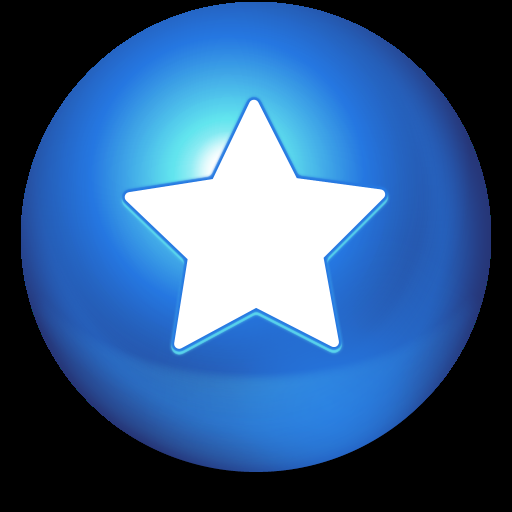
#> input picture images/ball-transparent.png, 512 x 512 px, found by its file name; its folder holds only this picture in this run
$ python image_to_bw.py
#> lines starting #> are read from the running program, lines starting #| are printed output that depends on the picture; after the words box and inside, x2 and y2 are one past the last pixel; in counts of white or black regions, pixels touching at a corner belong together
##############
## PREAMBLE ##
##############

import os
import cv2
import numpy as np
import pandas as pd
from sklearn.cluster import KMeans

# NOTE: Place all images to be processed in a directory
# called "images" within the source directory
input_img_path = f'{os.path.dirname(os.path.realpath(__file__))}\\images'

# Create output directory for processed images if it doesn't already exist
output_img_path = f'{input_img_path}\\output'
if not os.path.isdir(output_img_path):
    os.mkdir(output_img_path)

# Description of various algorithms:
# 1: Using a manual threshold value on the RGB average
# 2: Kmeans Clustering using RGB columns
# 3: Kmeans Clustering using RGB average
# 4: Kmeans Clustering using RGB average and stdev
# NOTE: Edit list to control which algorithms to run
algorithm_list = [1,2,3,4]

threshold_algorithm_one = 200


##################
## MAIN PROGRAM ##
##################

# Add the files in the image directory to a list
file_list = []
[ file_list.append(files) for root,folders,files in os.walk(input_img_path)]

# Main Loop (cycle through input folder for files)
for input_img in file_list[0]:

    # Store image as array
    full_path = f'{input_img_path}\\{input_img}'
    img = cv2.imread(full_path)
#> img is the input picture: shape (512, 512, 3); mean B, G, R 139.2, 92.7, 54

    # Extract image shape as height, width, and depth
    height = img.shape[0]
#> height = 512
    width = img.shape[1]
#> width = 512
    depth = img.shape[2]
#> depth = 3

    # Reshape array with pixels in single row with rgb values as columns
    img = img.reshape( height * width, depth )

    # Loop through each algorithm
    for algorithm in algorithm_list:

        # Convert array to DataFrame and add calculated columns
        df = pd.DataFrame(img,columns=['R','G','B'])
        df['calc'] = df[['R','G','B']].mean(axis=1)
        df['calc2'] = df[['R','G','B']].std(axis=1)

        if algorithm == 1 or algorithm == 3:
            df = pd.DataFrame(df['calc'])

        if algorithm == 1:
            df['result'] = (df['calc'] > threshold_algorithm_one).astype(int)
            algorithm_results = pd.array(df['result'])

        if algorithm == 4:
            df = pd.DataFrame(df[['calc','calc2']])

        if algorithm != 1:
            # Execute K-Means Clustering Algorithm
            model_obj = KMeans(n_clusters=2)
            model_obj.fit(df)

            # Assign variable for the algorithm results
            algorithm_results = model_obj.labels_

        # Color list for setting and inverting output colors
        color = [[255,0], [0,255]]

        # Loop through twice to create two files with inverted colors
        for x in range(0,2):

            # Rebuild image as black and white based off results
            img_results = np.zeros((height * width, depth))
            for row in range(0,img.shape[0]):
                if algorithm_results[row] == 0:
                    new_value = color[x][0]
                else:
                    new_value = color[x][1]
                for col in range(0,img.shape[1]):
                    img_results[row][col] = new_value

            # Reshape output image
            output_img = img_results.reshape(height,width,depth)

            # Store filename and extension as separate variables
            filename = input_img[ : input_img.find('.') ]
            extension = input_img[ input_img.find('.') + 1 : ]

            # Set name for output image and save it to disk
            file_output = f'{output_img_path}\\_{filename}_output_v{str(algorithm)}-{str(x+1)}.{extension}'
            cv2.imwrite(file_output,output_img)
#> this loop made 4 passes
#> pass 1, `cv2.imwrite(file_output,output_img)`:
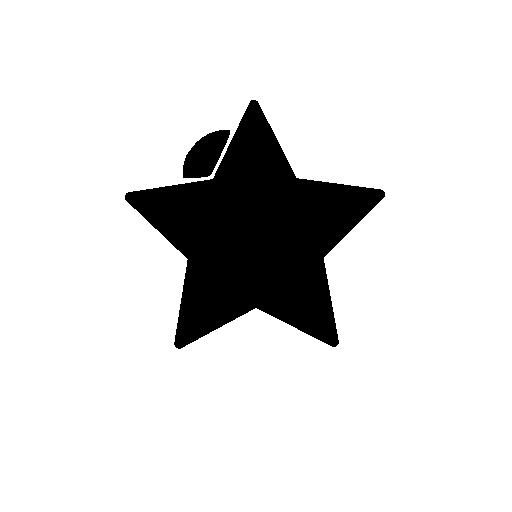
#> saved as _ball-transparent_output_v1-1.png: shape (512, 512, 3); 88.1% white; 2 black regions, box (x1, y1, x2, y2) and area: (125, 100, 385, 349) 29884, (183, 130, 230, 178) 1407
#> pass 2, `cv2.imwrite(file_output,output_img)`:
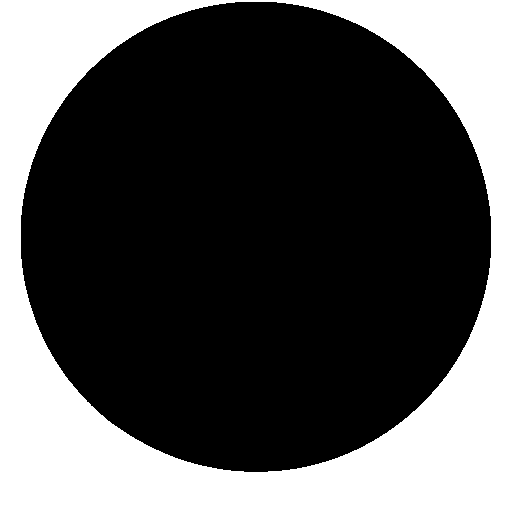
#> saved as _ball-transparent_output_v2-1.png: shape (512, 512, 3); 33.6% white; 1 white region, box (x1, y1, x2, y2) and area: (0, 0, 512, 512) 88102

print('\nDone...\n')
